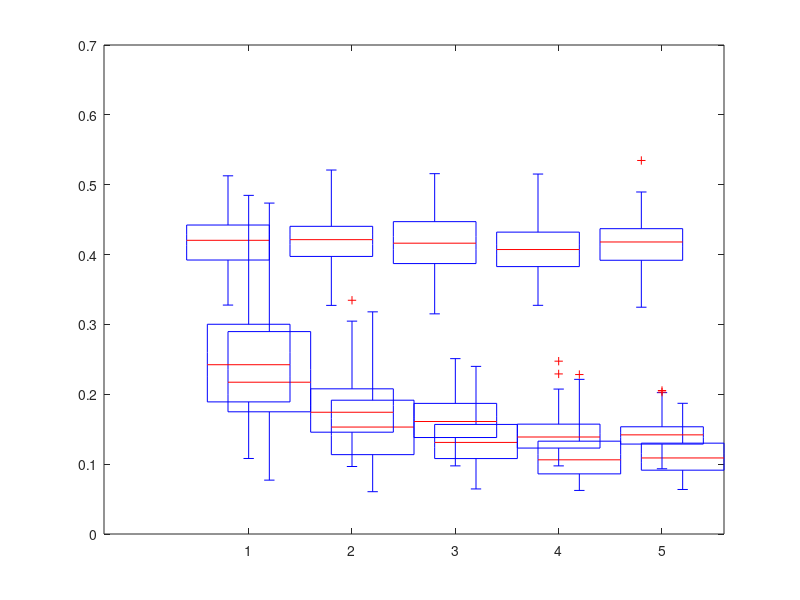

The MATLAB script that drew this image: (Note: this script raises an error after producing the figure.)

clear;clc;close all;
load data1;
c=real(cmds);w=real(wmds);g=real(gps);

Jan_O=g(:,1);Feb_O=g(:,2);Mar_O=g(:,3);Apr_O=g(:,4);May_O=g(:,5);
%Jun_O=g(:,6);Jul_O=g(:,7);Aug_0=g(:,8);
Temp_O = [Jan_O, Feb_O, Mar_O, Apr_O, May_O];
position_O = 1.2:1:5.2; 
% Define position for 12 Month_O boxplots 
box_O = boxplot(Temp_O,'colors','r','positions',position_O,'width',0.18,'sym',' ','whisker',2);hold on;
set(gca,'XTickLabel',{' '})  % Erase xlabels  
hold on  % Keep the Month_O boxplots on figure overlap the Month_S boxplots  

Jan_Z=w(:,1);Feb_Z=w(:,2);Mar_Z=w(:,3);Apr_Z=w(:,4);May_Z=w(:,5);
%Jun_Z=w(:,6);Jul_Z=w(:,7);Aug_Z=w(:,8);
Temp_Z = [Jan_Z, Feb_Z, Mar_Z, Apr_Z, May_Z];
position_Z = 1.6:1:5.6;  % Define position for 12 Month_S boxplots 
box_Z = boxplot(Temp_Z,'colors','b','positions',position_Z,'width',0.18,'sym',' ','whisker',2);  

Jan_S=c(:,1);Feb_S=c(:,2);Mar_S=c(:,3);Apr_S=c(:,4);May_S=c(:,5);
%Jun_S=c(:,6);Jul_S=c(:,7);Aug_S=c(:,8);
Temp_S = [Jan_S, Feb_S, Mar_S, Apr_S, May_S];
position_S = 1.4:1:5.4;  % Define position for 12 Month_S boxplots 
box_S = boxplot(Temp_S,'colors','g','positions',position_S,'width',0.18,'sym',' ','whisker',2);

% legend('MDS-MAP','MDS-MAP(P)','SMDS','SMDS(P)','GPS');
box_vars=findall(gca,'Tag','Box');
hLegend = legend(box_vars([15,1,10]), {'GPS','Classical MDS','Optimized MDS'});

xlabel('$\alpha$','interpreter','latex','fontsize',16);% M
ylabel('Error (m)');
set(gca,'XLim',[0.8 6]);
set(gca,'YLim',[0 0.6]);

